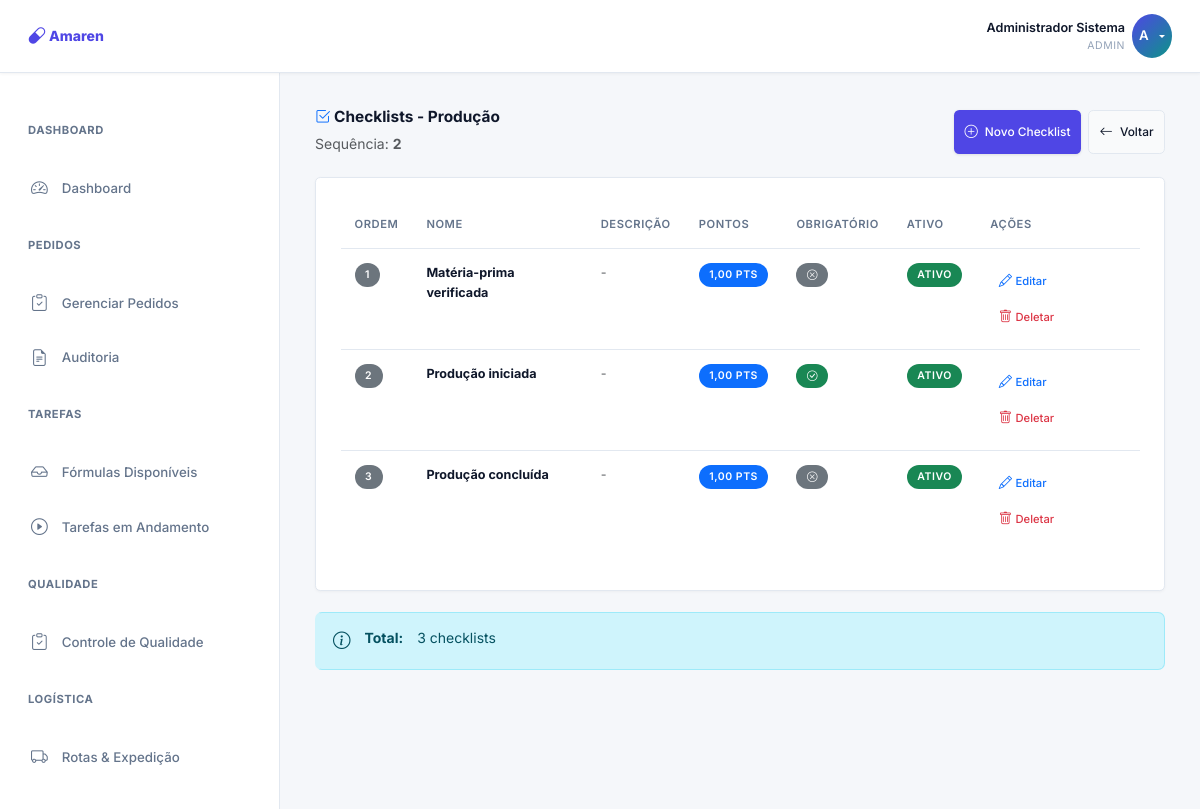
Screenshot of /workflow/etapas/2/checklists/ (signed in) with the database file from the repository.
### core/models.py (models this page shows, shortened)
class Etapa(models.Model):
    nome = models.CharField(max_length=200)
    sequencia = models.IntegerField()
    ativa = models.BooleanField(default=True)
    se_gera_pontos = models.BooleanField(default=True)
    se_possui_checklists = models.BooleanField(default=False)
    se_possui_calculo_por_quantidade = models.BooleanField(default=False)
    pontos_fixos_etapa = models.DecimalField(
        max_digits=10,
        decimal_places=2,
        default=0,
        help_text='Pontos adicionados ao concluir a etapa (além dos checklists, se houver)'
    )
    criado_em = models.DateTimeField(auto_now_add=True)
    atualizado_em = models.DateTimeField(auto_now=True)
    class Meta:
        ordering = ['sequencia']
        verbose_name = 'Etapa'
        verbose_name_plural = 'Etapas'

class Checklist(models.Model):
    etapa = models.ForeignKey(Etapa, on_delete=models.CASCADE, related_name='checklists')
    nome = models.CharField(max_length=200)
    descricao = models.TextField(blank=True)
    pontos_do_check = models.DecimalField(max_digits=10, decimal_places=2)
    obrigatorio = models.BooleanField(default=True)
    ativo = models.BooleanField(default=True)
    ordem = models.IntegerField(default=0)
    criado_em = models.DateTimeField(auto_now_add=True)
    class Meta:
        ordering = ['ordem', 'id']
        verbose_name = 'Checklist'
        verbose_name_plural = 'Checklists'

### workflow/views.py (the view)
# urls.py: path('etapas/<int:etapa_id>/checklists/', views.checklists_etapa, name='checklists_etapa'),
@login_required
def checklists_etapa(request, etapa_id):
    if not check_admin_permission(request.user):
        messages.error(request, 'Acesso negado.')
        return redirect('dashboard:home')
    etapa = get_object_or_404(Etapa, id=etapa_id)
    checklists = etapa.checklists.all().order_by('ordem', 'id')
    context = {
        'etapa': etapa,
        'checklists': checklists,
    }
    return render(request, 'workflow/checklists_etapa.html', context)

### workflow/views.py (called while the page is built)
def check_admin_permission(user):
    return (user.groups.filter(name__in=['Superadmin', 'Gerente']).exists() or user.is_superuser)

### templates/workflow/checklists_etapa.html (shortened to what this page needs)
{% extends 'base.html' %}
{% block content %}
<div class="d-flex justify-content-between align-items-center mb-4">
    <div>
        <h1 class="h3 fw-bold"><i class="bi bi-check2-square text-primary"></i> Checklists - {{ etapa.nome }}</h1>
        <p class="text-muted mb-0">Sequência: <strong>{{ etapa.sequencia }}</strong></p>
    </div>
    <div class="d-flex gap-2">
        <a href="{% url 'workflow:criar_checklist_etapa' etapa.id %}" class="btn btn-primary">
            <i class="bi bi-plus-circle"></i> Novo Checklist
        </a>
        <a href="{% url 'workflow:lista_etapas' %}" class="btn btn-secondary">
            <i class="bi bi-arrow-left"></i> Voltar
        </a>
    </div>
</div>
<div class="card">
    <div class="card-body">
        <div class="table-responsive">
            <table class="table table-hover">
                <thead>
                    <tr>
                        <th>Ordem</th>
                        <th>Nome</th>
                        <th>Descrição</th>
                        <th>Pontos</th>
                        <th>Obrigatório</th>
                        <th>Ativo</th>
                        <th>Ações</th>
                    </tr>
                </thead>
                <tbody>
                    {% for checklist in checklists %}
                    <tr>
                        <td><span class="badge bg-secondary">{{ checklist.ordem }}</span></td>
                        <td><strong>{{ checklist.nome }}</strong></td>
                        <td>
                            {% if checklist.descricao %}
                                {{ checklist.descricao|truncatewords:15 }}
                            {% else %}
                                <span class="text-muted">-</span>
                            {% endif %}
                        </td>
                        <td><span class="badge bg-primary">{{ checklist.pontos_do_check }} pts</span></td>
                        <td>
                            {% if checklist.obrigatorio %}
                                <span class="badge bg-success"><i class="bi bi-check-circle"></i></span>
                            {% else %}
                                <span class="badge bg-secondary"><i class="bi bi-x-circle"></i></span>
                            {% endif %}
                        </td>
                        <td>
                            {% if checklist.ativo %}
                                <span class="badge bg-success">Ativo</span>
                            {% else %}
                                <span class="badge bg-secondary">Inativo</span>
                            {% endif %}
                        </td>
                        <td>
                            <a href="{% url 'workflow:editar_checklist' checklist.id %}" class="btn btn-sm btn-outline-primary">
                                <i class="bi bi-pencil"></i> Editar
                            </a>
                            <a href="{% url 'workflow:deletar_checklist' checklist.id %}" class="btn btn-sm btn-outline-danger">
                                <i class="bi bi-trash"></i> Deletar
                            </a>
                        </td>
                    </tr>
                    {% empty %}
                    <tr>
                        <td colspan="7" class="text-center text-muted">
                            <i class="bi bi-inbox"></i> Nenhum checklist cadastrado para esta etapa
                        </td>
                    </tr>
                    {% endfor %}
                </tbody>
            </table>
        </div>
    </div>
</div>
{% if checklists %}
<div class="alert alert-info mt-4">
    <i class="bi bi-info-circle"></i>
    <strong>Total:</strong> {{ checklists.count }} checklist{{ checklists.count|pluralize }}
</div>
{% endif %}
{% endblock %}

### templates/base.html (shortened to what this page needs)
{% load static %}
<!DOCTYPE html>
<html lang="pt-BR">
<head>
    <link href="https://cdn.jsdelivr.net/npm/bootstrap@5.3.0/dist/css/bootstrap.min.css" rel="stylesheet">
    <link rel="stylesheet" href="https://cdn.jsdelivr.net/npm/bootstrap-icons@1.11.0/font/bootstrap-icons.css">
    <link rel="stylesheet" href="{% static 'css/style.css' %}">
</head>
<body>
    {% if user.is_authenticated %}
        <nav class="navbar">
            <div class="navbar-brand">
                <i class="bi bi-capsule"></i> Amaren
            </div>
            <div class="user-menu">
                <div class="user-info">
                    <div class="user-name">{{ user.get_full_name|default:user.username }}</div>
                    <div class="user-role">
                        {% if user.is_superuser %}Admin
                        {% elif user.groups.all %}{{ user.groups.all|first }}
                        {% else %}Funcionário{% endif %}
                    </div>
                </div>
                <div class="dropdown">
                    <button class="user-avatar dropdown-toggle" data-dropdown="user-menu" title="Menu do usuário">
                        {{ user.first_name|first|upper }}
                    </button>
                </div>
            </div>
        </nav>
        <div class="layout">
            {% if user.is_superuser or user.groups.all.0.name == 'Superadmin' or user.groups.all.0.name == 'Gerente' %}
                <aside class="sidebar">
                    {% include 'includes/sidebar_gerente_admin.html' %}
                </aside>
            {% elif user.groups.all.0.name == 'Funcionário' %}
                <aside class="sidebar">
                    {% include 'includes/sidebar_funcionario.html' %}
                </aside>
            {% endif %}
            <main class="main-content">
                {% block content %}{% endblock %}
            </main>
        </div>
    {% else %}
        {% block login_content %}{% endblock %}
    {% endif %}
</body>
</html>

### rows the page displays
Etapa: nome "Produção", sequencia "2"
Checklist: ordem "1", nome "Matéria-prima verificada", pontos_do_check "1,00", obrigatorio False (drawn), ativo "ATIVO"
Checklist: ordem "2", nome "Produção iniciada", pontos_do_check "1,00", obrigatorio True (drawn), ativo "ATIVO"
Checklist: ordem "3", nome "Produção concluída", pontos_do_check "1,00", obrigatorio False (drawn), ativo "ATIVO"

### other values shown
{{ user.get_full_name|default:user.username }} "Administrador Sistema"
{{ user.first_name|first|upper }} "A"
{{ checklists.count }} "3"
